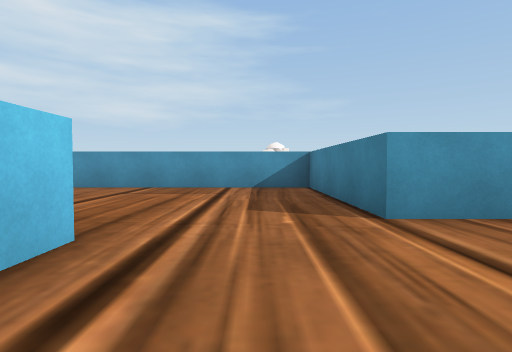
View 1 (above)

23 first-person views from a walk through a scene from a Unity 3-D project. The camera is 0.62 m above the floor, tilts 2° down and sees 80° across. The floor is counted in squares, 1 m on a side. Each view is taken from the middle of a square. On the plan, view 1 faces up. The plan holds only what a view shows up to about 9 squares ahead; the rest is blank. The place goes on beyond the plan. The player character is not drawn. Some animated figures are left out.

View 2
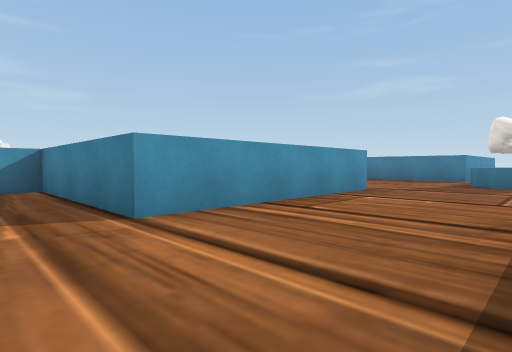

View 3
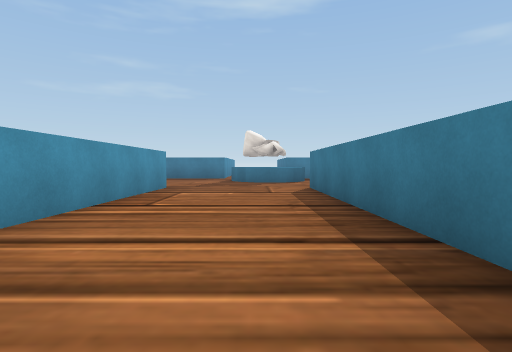

View 4
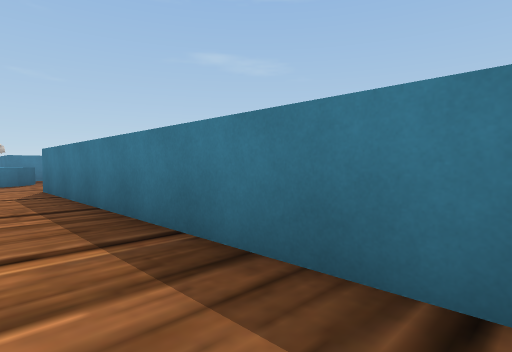

View 5
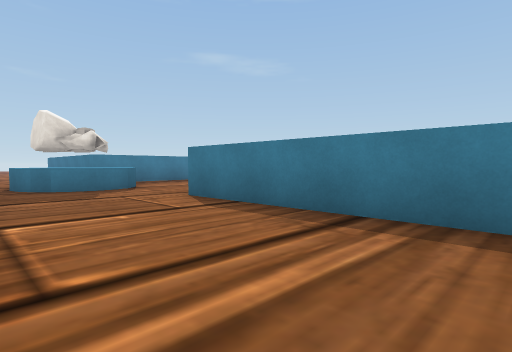

View 6
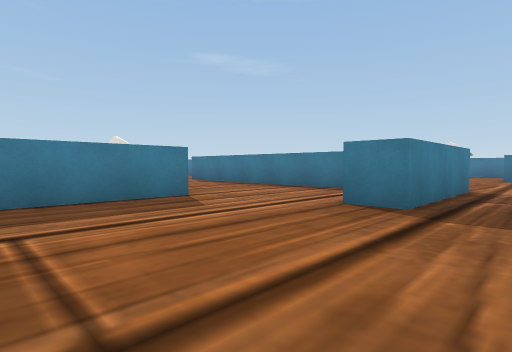

View 7
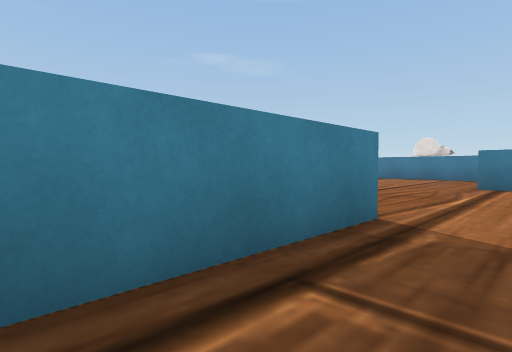

View 8
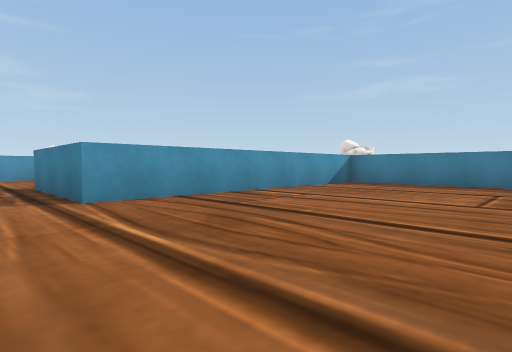

View 9
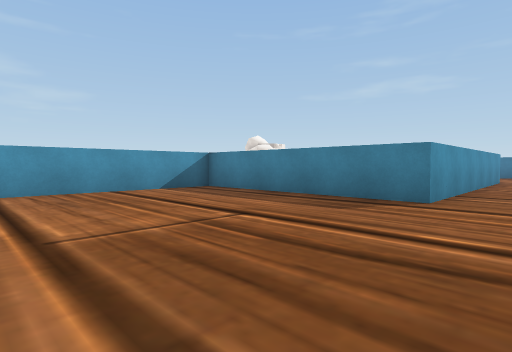

View 10
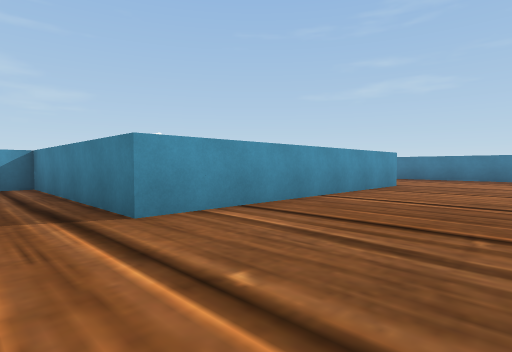

View 11
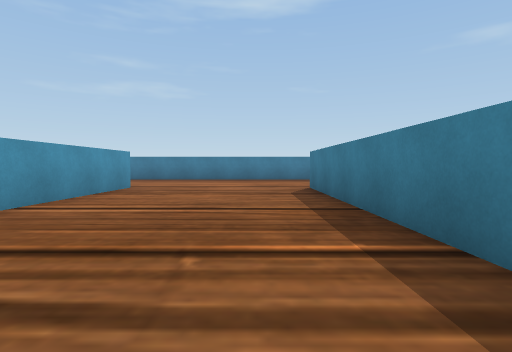

View 12
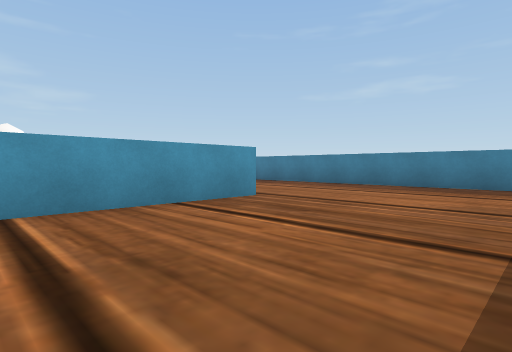

View 13
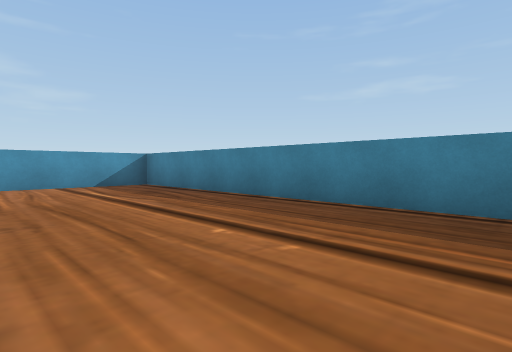

View 14
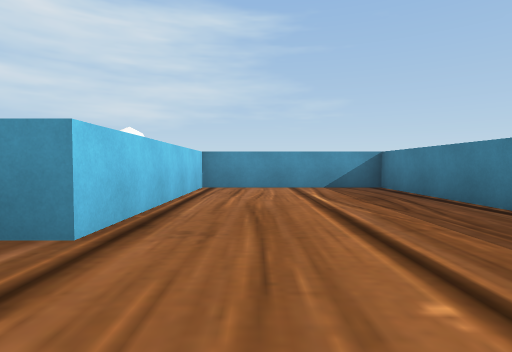

View 15
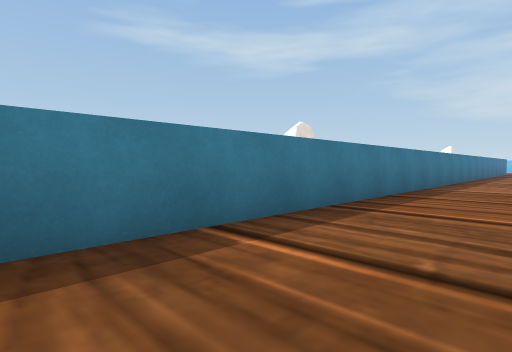

View 16
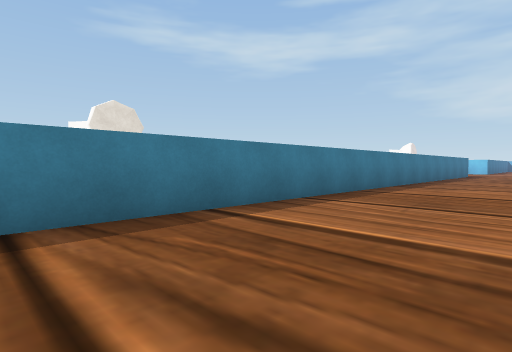

View 17
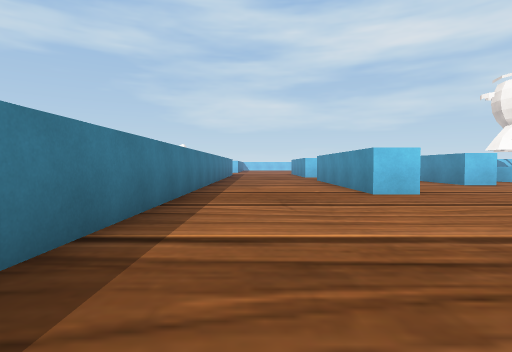

View 18
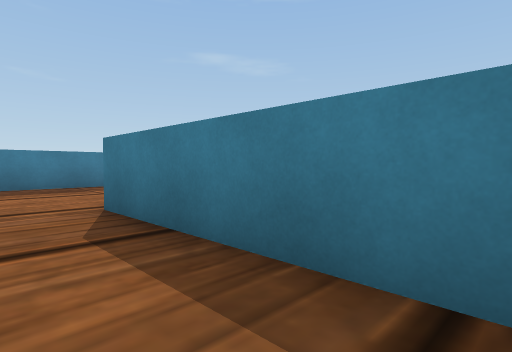

View 19
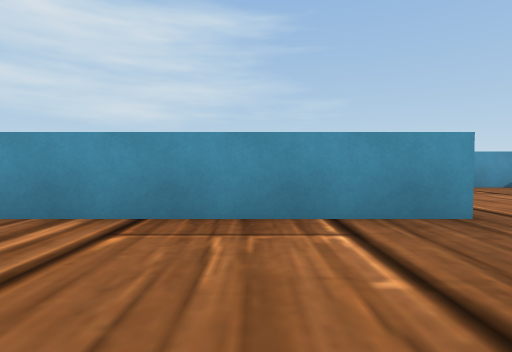

View 20
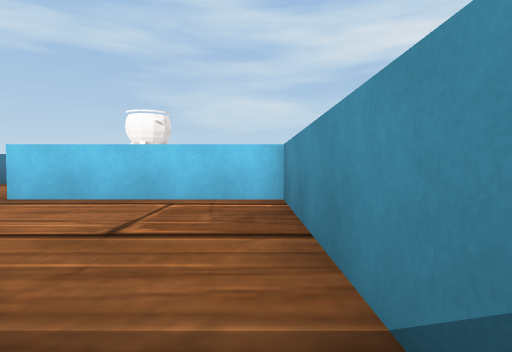

View 21
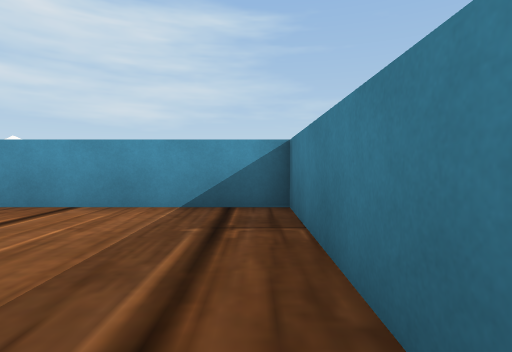

View 22
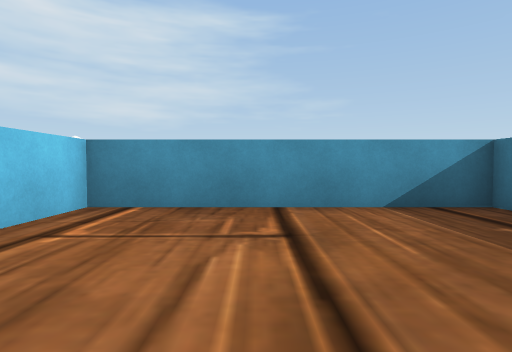

View 23
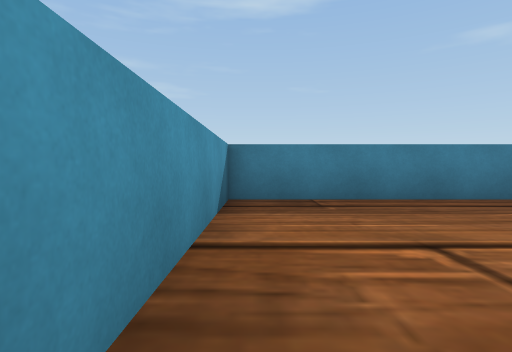

### Floor plan
Points are (right, up) in squares from view 1. A wall is a line through its corners. A room is listed if a view was taken in it or the views show most of it. See-through windows are left out.
Room 1 (views 1, 2, 3, 4, 5, 6, 19, 20, 21, 22, 23)
walls: (10, 0.7) (10.4, 1.6); (10.3, 1.4) (10.8, 1.9); (10.6, 1.7) (11, 1.9) (11.5, 2); (10.1, -0.2) (10, 0.5) (10.1, 0.9); (-1, -0.5) (7.5, -0.5); (-2.5, 2.5) (-1.5, 2.5) (-1.5, 1.8); (13.5, 3.4) (13.5, 8.5) (7.5, 8.5) (7.5, 3.5) (1.5, 3.5) (1.5, 8.5) (-4.5, 8.5)
ways out: opening at (-3.5, 3.5) to room 2
Room 2 (views 7, 8, 9, 10, 11, 12, 13, 14, 15, 16, 17, 18)
walls: (-3.2, -7.5) (-2.5, -7.5) (-2.5, -8.5) (-4.5, -8.5); (-4.5, -12.5) (14.5, -12.5); (19.5, -13.5) (19.5, -1.5) (14.5, -1.5) (14.5, -7.5) (6.5, -7.5) (6.5, -1.5) (-2.5, -1.5) (-2.5, 2.5)
ways out: opening at (-3.5, 3.5) to room 1

Where each view was taken, in squares from view 1:
view 1: 0 up, 0 right, facing up
view 2: 0 up, 0 right, facing up-right
view 3: 1 up, 1 left, facing right
view 4: 1 up, 1 left, facing down-right
view 5: 3 up, 2 right, facing down-right
view 6: 7 up, 4 left, facing down-right
view 7: 2 up, 4 left, facing down-right
view 8: 7 down, 4 left, facing up-right
view 9: 9 down, 1 right, facing up-right
view 10: 11 down, 5 right, facing up-right
view 11: 11 down, 6 right, facing right
view 12: 12 down, 10 right, facing up-right
view 13: 11 down, 15 right, facing up-right
view 14: 10 down, 16 right, facing up
view 15: 10 down, 10 right, facing down-left
view 16: 9 down, 4 right, facing down-left
view 17: 11 down, 4 right, facing left
view 18: 11 down, 10 right, facing down-right
view 19: 0 up, 5 right, facing up
view 20: 8 up, 13 right, facing left
view 21: 4 up, 13 right, facing up
view 22: 4 up, 10 right, facing up
view 23: 8 up, 8 right, facing right
